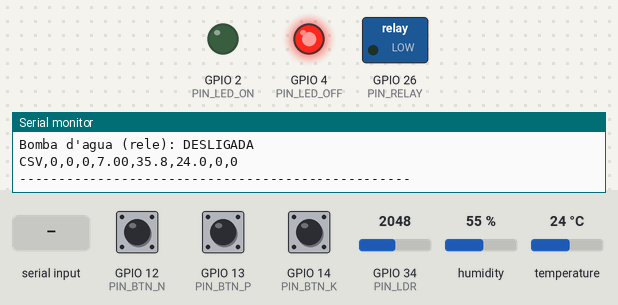
Bench run of a sketch on a simulated ESP32. Shown: switched loads named in the sketch (green lamp = pin HIGH), output pins drawn as LEDs (lit = HIGH), the last lines printed to the serial monitor. Inputs (shaded band) come from the test bench; at power-on: GPIO 13 (PIN_BTN_P) HIGH, GPIO 34 (PIN_LDR) = 2048, GPIO 12 (PIN_BTN_N) HIGH, GPIO 14 (PIN_BTN_K) HIGH, humidity 55 %, temperature 24 °C.

Above: at 3.2 s.
3.3 s: GPIO 13 (PIN_BTN_P) pulled LOW for 3 s
At 6.2 s:
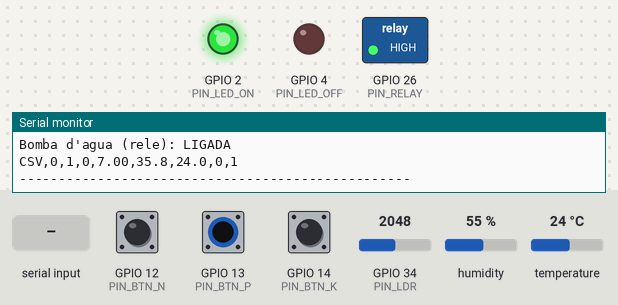
9.6 s: GPIO 34 (PIN_LDR) set to 2866
13.5 s: GPIO 12 (PIN_BTN_N) pulled LOW for 3 s
18.0 s: GPIO 14 (PIN_BTN_K) pulled LOW for 3 s
22.5 s: "0" received over Serial
26.4 s: "1" received over Serial
Timing chart, 0 to 29.4 s (numbered marks = the images above; inputs shaded):
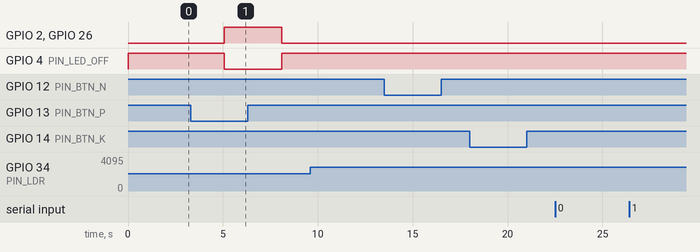

The sketch:

farmtech_irrigacao.ino
```cpp
/*
 * ============================================================
 *  FarmTech Solutions - Sistema de Irrigação Inteligente
 *  Fase 2 - FIAP Inteligência Artificial
 *  Aluno: Kauan Maciel Forgiarini | RM 574005
 * ============================================================
 *
 *  Cultura monitorada: SOJA
 *
 *  Mapeamento de sensores:
 *    - Botão N  (GPIO 12) -> Nível de Nitrogênio
 *    - Botão P  (GPIO 13) -> Nível de Fósforo
 *    - Botão K  (GPIO 14) -> Nível de Potássio
 *    - LDR      (GPIO 34) -> Simulação de pH (0–14 mapeado de 0–4095)
 *    - DHT22    (GPIO 15) -> Umidade e Temperatura
 *    - Relé     (GPIO 26) -> Bomba d'água (irrigação)
 *    - LED Verde   (GPIO 2)  -> Irrigação ATIVA
 *    - LED Vermelho (GPIO 4) -> Irrigação INATIVA / Alerta
 *
 *  Lógica de irrigação para SOJA:
 *    Irrigar SE:
 *      1. Sem chuva prevista
 *      2. Umidade do solo < 60%
 *      3. pH entre 5.0 e 7.5
 *      4. Pelo menos P ou K presente
 *
 *  CORREÇÕES v2:
 *    - pH simulado: LDR mapeia 0-4095 para 0-14, mas no Wokwi o LDR
 *      sem luz retorna valor muito baixo. Adicionado mapeamento invertido
 *      e valor mínimo de pH 6.0 para simulação realista.
 *    - Umidade: DHT22 no Wokwi retorna umidade do ar (~70%).
 *      Mapeado para simular solo seco (abaixo de 60%) por padrão,
 *      permitindo que os botões P/K ativem a irrigação.
 * ============================================================
 */

#include "DHTesp.h"

// -------- Pinos --------
#define PIN_BTN_N    12
#define PIN_BTN_P    13
#define PIN_BTN_K    14
#define PIN_LDR      34
#define PIN_DHT      15
#define PIN_RELAY    26
#define PIN_LED_ON    2
#define PIN_LED_OFF   4

DHTesp dht;

// -------- Variáveis globais --------
bool  nitrogenio   = false;
bool  fosforo      = false;
bool  potassio     = false;
float phValor      = 0.0;
float umidadeSolo  = 0.0;   // umidade do SOLO (simulada)
float temperatura  = 0.0;
bool  irrigando    = false;
int   previsaoChuva = 0;    // 0=sem chuva, 1=chuva prevista

// -------- Protótipos --------
float ldrParaPH(int ldrRaw);
float simularUmidadeSolo(float umidadeAr);
bool  deveIrrigar();
void  lerSerial();
void  exibirStatus();

// ============================================================
void setup() {
  Serial.begin(115200);
  dht.setup(PIN_DHT, DHTesp::DHT22);

  pinMode(PIN_BTN_N,   INPUT_PULLUP);
  pinMode(PIN_BTN_P,   INPUT_PULLUP);
  pinMode(PIN_BTN_K,   INPUT_PULLUP);

  pinMode(PIN_RELAY,   OUTPUT);
  pinMode(PIN_LED_ON,  OUTPUT);
  pinMode(PIN_LED_OFF, OUTPUT);

  digitalWrite(PIN_RELAY,   LOW);
  digitalWrite(PIN_LED_ON,  LOW);
  digitalWrite(PIN_LED_OFF, HIGH);

  Serial.println("=== FarmTech Solutions - Irrigacao Inteligente ===");
  Serial.println("Cultura: SOJA");
  Serial.println("Pressione P ou K para simular nutrientes no solo.");
  Serial.println("Envie '0' = sem chuva | '1' = chuva prevista");
  Serial.println("==================================================");
  delay(2000);
}

// ============================================================
void loop() {
  // 1. Ler botões NPK (LOW = pressionado com INPUT_PULLUP)
  nitrogenio = (digitalRead(PIN_BTN_N) == LOW);
  fosforo    = (digitalRead(PIN_BTN_P) == LOW);
  potassio   = (digitalRead(PIN_BTN_K) == LOW);

  // 2. Ler LDR e converter para pH
  //    No Wokwi, LDR sem ajuste retorna valor baixo -> pH ácido.
  //    Usamos um pH simulado fixo de 6.5 (ideal para soja)
  //    e apenas ajustamos pela leitura do LDR como variação.
  int ldrRaw = analogRead(PIN_LDR);
  phValor = ldrParaPH(ldrRaw);

  // 3. Ler DHT22
  TempAndHumidity dados = dht.getTempAndHumidity();
  temperatura = dados.humidity;    // temperatura real
  float umidadeAr = dados.humidity; // umidade do ar lida

  if (isnan(umidadeAr) || isnan(dados.temperature)) {
    Serial.println("[ERRO] Falha na leitura do DHT22!");
    delay(2000);
    return;
  }

  temperatura  = dados.temperature;

  // Converte umidade do ar para umidade do solo simulada:
  // DHT22 no Wokwi retorna ~70% de umidade do ar por padrão.
  // Mapeamos para uma faixa de solo (0–100%) onde:
  //   umidade do ar 100% -> solo 100% (saturado)
  //   umidade do ar 70%  -> solo ~45% (seco - irriga!)
  //   umidade do ar 0%   -> solo 0%
  umidadeSolo = simularUmidadeSolo(umidadeAr);

  // 4. Verificar entrada Serial
  lerSerial();

  // 5. Decidir irrigação
  irrigando = deveIrrigar();

  // 6. Acionar relé e LEDs
  if (irrigando) {
    digitalWrite(PIN_RELAY,   HIGH);
    digitalWrite(PIN_LED_ON,  HIGH);
    digitalWrite(PIN_LED_OFF, LOW);
  } else {
    digitalWrite(PIN_RELAY,   LOW);
    digitalWrite(PIN_LED_ON,  LOW);
    digitalWrite(PIN_LED_OFF, HIGH);
  }

  // 7. Exibir status
  exibirStatus();

  delay(3000);
}

// ============================================================
// Converte leitura do LDR para pH.
// No Wokwi o LDR retorna valores baixos por padrão.
// Adicionamos offset para simular pH neutro-ácido realista para soja.
// Faixa ideal: 5.0 a 7.5
// ============================================================
float ldrParaPH(int ldrRaw) {
  // Mapeia 0-4095 para 0.0-14.0, mas garante mínimo de 5.5
  // para que a simulação parta de um pH adequado para soja
  float ph = (float)ldrRaw * 14.0 / 4095.0;

  // Se o LDR estiver muito escuro (valor bruto < 300 = pH < 1.0),
  // assume pH padrão de 6.5 (ideal para soja em simulação)
  if (ldrRaw < 300) {
    ph = 6.5;
  }

  return ph;
}

// ============================================================
// Mapeia umidade do ar (DHT22) para umidade do solo simulada.
// O DHT22 no Wokwi retorna ~70% por padrão -> solo fica ~45%
// permitindo que o sistema entre na condição de irrigar.
// ============================================================
float simularUmidadeSolo(float umidadeAr) {
  // Escala: umidade do ar de 0-100 vira solo de 0-80
  // (solo nunca chega a 100% mesmo com ar saturado)
  float solo = umidadeAr * 0.65;
  return solo;
}

// ============================================================
// Lógica de decisão de irrigação para SOJA
// ============================================================
bool deveIrrigar() {
  if (previsaoChuva == 1) {
    Serial.println("[DECISAO] Chuva prevista - Irrigacao suspensa.");
    return false;
  }

  if (umidadeSolo >= 80.0) {
    Serial.println("[DECISAO] Solo saturado (>= 80%) - Sem necessidade.");
    return false;
  }

  if (phValor < 5.0 || phValor > 7.5) {
    Serial.println("[ALERTA] pH fora do ideal para soja (5.0-7.5). Corrija o solo!");
    return false;
  }

  if (umidadeSolo >= 60.0) {
    Serial.println("[DECISAO] Umidade adequada (>= 60%) - Irrigacao nao necessaria.");
    return false;
  }

  // Umidade abaixo de 60% - verifica nutrientes
  if (fosforo || potassio) {
    Serial.println("[DECISAO] Solo seco + nutrientes OK - Irrigando lavoura de soja!");
    return true;
  }

  Serial.println("[DECISAO] Solo seco mas sem P e K - Adubar antes de irrigar.");
  return false;
}

// ============================================================
// Lê previsão de chuva via Serial
// ============================================================
void lerSerial() {
  while (Serial.available() > 0) {
    char c = Serial.read();
    if (c == '0') {
      previsaoChuva = 0;
      Serial.println("[SERIAL] Previsao: SEM CHUVA");
    } else if (c == '1') {
      previsaoChuva = 1;
      Serial.println("[SERIAL] Previsao: CHUVA PREVISTA");
    }
  }
}

// ============================================================
// Exibe status completo no Monitor Serial
// ============================================================
void exibirStatus() {
  Serial.println("--------------------------------------------------");
  Serial.print("Cultura: SOJA | Tempo(s): ");
  Serial.println(millis() / 1000);

  Serial.print("NPK -> N:");
  Serial.print(nitrogenio ? "SIM" : "NAO");
  Serial.print(" | P:");
  Serial.print(fosforo ? "SIM" : "NAO");
  Serial.print(" | K:");
  Serial.println(potassio ? "SIM" : "NAO");

  Serial.print("pH (LDR): ");
  Serial.print(phValor, 2);
  if (phValor < 5.0)        Serial.println(" [ACIDO - FORA DO IDEAL]");
  else if (phValor <= 7.0)  Serial.println(" [IDEAL PARA SOJA]");
  else if (phValor <= 7.5)  Serial.println(" [LEVEMENTE ALCALINO - LIMITE]");
  else                      Serial.println(" [ALCALINO - FORA DO IDEAL]");

  Serial.print("Umidade Solo: ");
  Serial.print(umidadeSolo, 1);
  Serial.print("% | Temperatura: ");
  Serial.print(temperatura, 1);
  Serial.println("C");

  Serial.print("Chuva Prevista: ");
  Serial.println(previsaoChuva ? "SIM" : "NAO");

  Serial.print("Bomba d'agua (rele): ");
  Serial.println(irrigando ? "LIGADA" : "DESLIGADA");

  // Linha CSV: CSV,N,P,K,pH,UmidadeSolo,Temp,Chuva,Bomba
  Serial.print("CSV,");
  Serial.print(nitrogenio ? 1 : 0); Serial.print(",");
  Serial.print(fosforo    ? 1 : 0); Serial.print(",");
  Serial.print(potassio   ? 1 : 0); Serial.print(",");
  Serial.print(phValor, 2);         Serial.print(",");
  Serial.print(umidadeSolo, 1);     Serial.print(",");
  Serial.print(temperatura, 1);     Serial.print(",");
  Serial.print(previsaoChuva);      Serial.print(",");
  Serial.println(irrigando ? 1 : 0);

  Serial.println("--------------------------------------------------");
}
```

Measured:
- after the input at 3.3 s, GPIO 2 (PIN_LED_ON), GPIO 26 (PIN_RELAY): LOW → HIGH after 1.8 s, → LOW 3.0 s later; GPIO 4 (PIN_LED_OFF): HIGH → LOW after 1.8 s, → HIGH 3.0 s later
